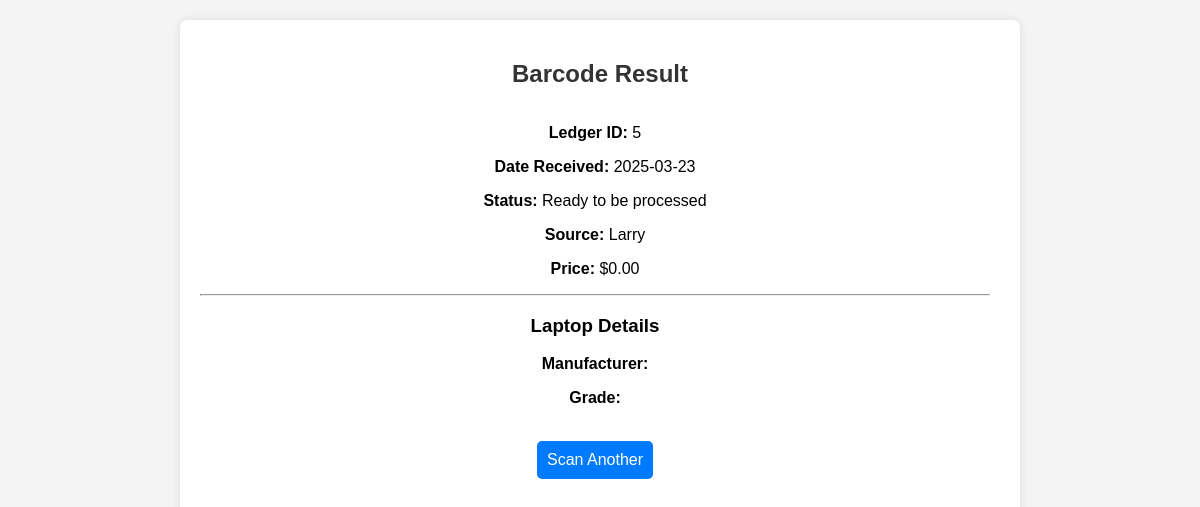
The page /atsv2/barcode_lookup_result.php?barcode=LEDGER-5 on the database its author committed.
### tables this page shows
CREATE TABLE `barcode` (
  `BarcodeID` int(11) NOT NULL,
  `LedgerID` int(11) NOT NULL,
  `BarcodeData` varchar(255) NOT NULL,
  `BarcodeFormat` enum('QR','Code128','EAN-13','UPC','Code39','PDF417','Other') NOT NULL
);

CREATE TABLE `itemledger` (
  `LedgerID` int(11) NOT NULL,
  `CommonItemID` int(11) DEFAULT NULL,
  `LaptopID` int(11) DEFAULT NULL,
  `MonitorID` int(11) DEFAULT NULL,
  `DateReceived` date DEFAULT NULL,
  `StatusID` int(11) NOT NULL,
  `SourceID` int(11) NOT NULL,
  `Price` decimal(10,2) DEFAULT NULL
);

CREATE TABLE `status` (
  `StatusID` int(11) NOT NULL,
  `StatusName` varchar(255) NOT NULL
);

CREATE TABLE `source` (
  `SourceID` int(11) NOT NULL,
  `SourceName` varchar(255) NOT NULL
);

### atsv2/barcode_lookup_result.php (the view, shortened to what this page needs)
<?php
$servername = "localhost";
$username = "root";
$password = "";
$dbname = "atsv2";
$conn = new mysqli($servername, $username, $password, $dbname);
$barcode = $_GET['barcode'] ?? '';
$data = null;
$message = '';
if (!empty($barcode)) {
    $stmt = $conn->prepare("SELECT LedgerID FROM barcode WHERE BarcodeData = ?");
    $stmt->bind_param("s", $barcode);
    $stmt->execute();
    $stmt->bind_result($ledger_id);
    if ($stmt->fetch()) {
        $query = "
            SELECT l.*,
                   s.StatusName,
                   src.SourceName,
                   c.*,
                   lap.*,
                   mon.*,
                   man.name AS ManufacturerName,
                   g.grade_value AS GradeName,
                   cat.CategoryName
            FROM itemledger l
            LEFT JOIN status s ON l.StatusID = s.StatusID
            LEFT JOIN source src ON l.SourceID = src.SourceID
            LEFT JOIN commonitem c ON l.CommonItemID = c.CommonItemID
            LEFT JOIN laptopitem lap ON l.LaptopID = lap.LaptopID
            LEFT JOIN monitoritem mon ON l.MonitorID = mon.MonitorID
            LEFT JOIN manufacturer man ON man.manufacturer_id = COALESCE(c.manufacturer_id, lap.manufacturer_id, mon.manufacturer_id)
            LEFT JOIN grade g ON g.grade_id = COALESCE(c.grade_id, lap.grade_id, mon.grade_id)
            LEFT JOIN category cat ON c.CategoryID = cat.CategoryID
            WHERE l.LedgerID = ?
        ";
        $stmt = $conn->prepare($query);
        $stmt->bind_param("i", $ledger_id);
        $stmt->execute();
        $result = $stmt->get_result();
        $data = $result->fetch_assoc();
    } else {
        $message = "Barcode not found.";
    }
}
?>
<!DOCTYPE html>
<html lang="en">
<head>
    <link rel="stylesheet" href="styles.css">
</head>
<body>
<div class="container">
    <h2>Barcode Result</h2>
    <div class="scrollable-content">
        <?php if ($data): ?>
            <p><strong>Ledger ID:</strong> <?= $ledger_id ?></p>
            <p><strong>Date Received:</strong> <?= $data['DateReceived'] ?></p>
            <p><strong>Status:</strong> <?= $data['StatusName'] ?></p>
            <p><strong>Source:</strong> <?= $data['SourceName'] ?></p>
            <p><strong>Price:</strong> $<?= number_format($data['Price'], 2) ?></p>
            <hr>
            <?php if ($data['LaptopID']): ?>
                <h3>Laptop Details</h3>
                <p><strong>Manufacturer:</strong> <?= $data['ManufacturerName'] ?></p>
                <p><strong>Grade:</strong> <?= $data['GradeName'] ?></p>
            <?php else: ?>
                <p>No item details found.</p>
            <?php endif; ?>
        <?php elseif ($message): ?>
            <p><?= $message ?></p>
        <?php else: ?>
            <p>No barcode entered.</p>
        <?php endif; ?>
        <br>
        <button onclick="window.location.href='barcode_lookup_form.HTML'">Scan Another</button>
    </div>
</div>
</body>
</html>

### atsv2/styles.css (style rules this page uses)
body { font-family: Arial, sans-serif; background-color: #f4f4f4; margin: 0; padding: 0; height: 100vh; display: flex; justify-content: center; align-items: center; overflow: hidden; }
.container { background: white; padding: 20px; border-radius: 8px; box-shadow: 0 0 10px rgba(0, 0, 0, 0.1); width: 90%; max-width: 800px; text-align: center; display: flex; flex-direction: column; height: 90vh; overflow: hidden; }
h2 { color: #333; flex-shrink: 0; }
.scrollable-content { flex-grow: 1; overflow-y: auto; padding-right: 10px; max-height: 80vh; }
input, select, button { padding: 10px; border: 1px solid #ccc; border-radius: 5px; font-size: 16px; }
button { background-color: #007bff; color: white; cursor: pointer; border: none; }

### rows shown on the page
barcode: LedgerID "5"
itemledger: DateReceived "2025-03-23", StatusID.StatusName "Ready to be processed", SourceID.SourceName "Larry", Price "0.00"
